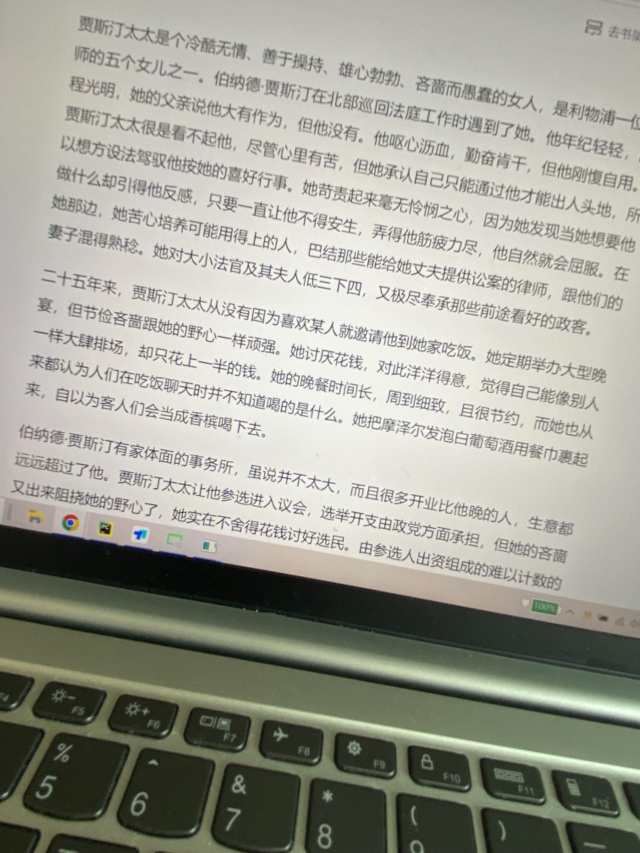
#> input picture imgs/003.jpg, 1280 x 1706 px, found by its file name (shown at 1/2 size)
$ python angle_corrention.py
#> lines starting #> are read from the running program, lines starting #| are printed output that depends on the picture; after the words box and inside, x2 and y2 are one past the last pixel; in counts of white or black regions, pixels touching at a corner belong together; long printed decimals are rounded
#> in main, image is the input picture: shape (1706, 1280, 3); mean B, G, R 149.4, 160.2, 159.7
"""
简单图像倾斜校正处理效果
    1、首先将图像转换为灰度图，并使用 Canny 边缘检测算法检测图像边缘。
    2、然后，我们使用霍夫变换检测图像中的直线，并计算直线的角度。
    3、接着，我们计算直线角度的中位数，并根据该角度对图像进行旋转。
    4、最后，我们显示了纠正后的图像。
"""

import cv2
import numpy as np


def correct_skew(img):
    """
    处理，计算图片倾斜角度，然后旋转图片，纠正图片
    :param img: 原图
    :return:
    """
    # 将图像转换为灰度图,检测边缘，不需要色彩信息（1、去除色彩干扰；2、降低需要处理的数据）
    gray = cv2.cvtColor(img, cv2.COLOR_BGR2GRAY)
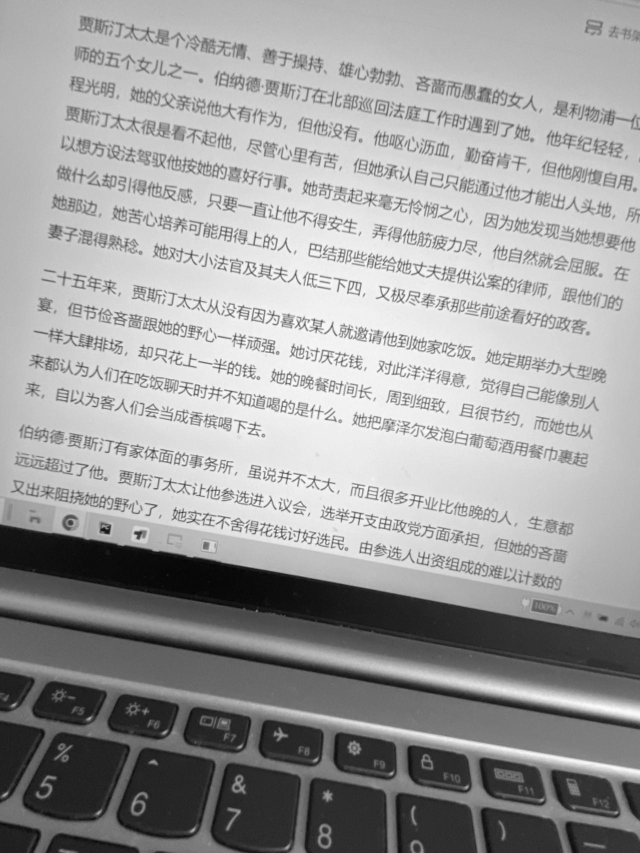
#> gray: shape (1706, 1280) (shown at 1/2 size); min 2, max 255, mean 158.8

    # 使用Canny 边缘检测算法
    edges = cv2.Canny(gray, 50, 150, apertureSize=3)
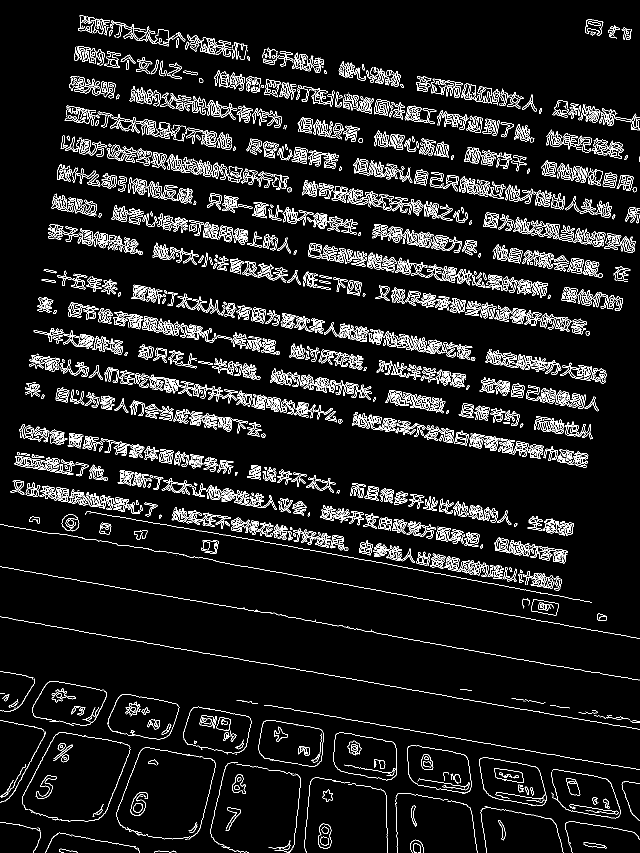
#> edges: shape (1706, 1280) (shown at 1/2 size); 7.2% white in thin lines or dots

    # 使用霍夫变换检测直线
    lines = cv2.HoughLines(edges, 1, np.pi / 180, 280)
#> lines = 218 rows, first 8: [1215, 1.75], [1295, 1.75], [684, 1.76], [578, 1.76], [891, 1.75], [700, 1.75], [712, 1.73], [681, 1.76]
    print(lines, '霍夫变换检测到的直线、、、、、、、')
#> (printed output is left out)

    # 检查是否检测到直线
    if lines is None:
        print("No lines detected. Using default angle.")
        return img

    # 计算直线的角度
    angles = []
    for line in lines:
        rho, theta = line[0]
        angle = theta * 180 / np.pi
        angles.append(angle)
#> this loop made 218 passes
#> (rho, theta, angle) on passes 1 to 3: (1215, 1.75, 100), (1295, 1.75, 100), (684, 1.76, 101)
#> after the loop, angles = 218 values, max 135 at index 206, min 45 at index 217, mean 100.1

    # 计算直线角度的中位数
    median_angle = np.median(angles)-90
#> median_angle = 10
    print(median_angle, '旋转角度的中位数')

    # 对图像进行旋转
    rotated = rotate_image(img, median_angle)

    return rotated


def rotate_image(img, angle):
    """
    旋转纠正图片
    :param img:
    :param angle:
    :return:
    """
#> called with angle = 10
    # 获取图像的中心点坐标
    height, width = img.shape[:2]
#> height = 1706; width = 1280
    center = (width / 2, height / 2)
#> center = (640, 853)

    # 计算旋转矩阵
    matrix = cv2.getRotationMatrix2D(center, angle, 1.0)
#> matrix = [[0.985, 0.174, -138.4], [-0.174, 0.985, 124.1]]

    # 进行图像旋转
    rotated = cv2.warpAffine(img, matrix, (width, height), flags=cv2.INTER_CUBIC, borderMode=cv2.BORDER_REPLICATE)
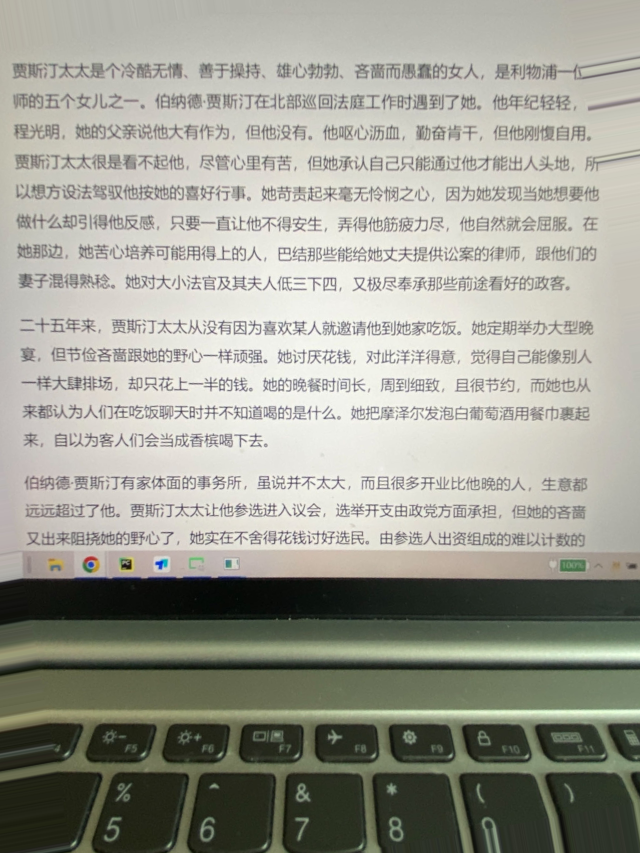
#> rotated: shape (1706, 1280, 3) (shown at 1/2 size); mean B, G, R 148.4, 159.1, 158.7

    return rotated


def main():
    # 读取图像
    image = cv2.imread(r".\imgs\003.jpg")
    # 显示结果
    cv2.imshow('Origin Image', image)

    # 对图像进行倾斜纠正
    corrected_image = correct_skew(image)

    # 显示结果
    cv2.imshow('Corrected Image', corrected_image)
    cv2.waitKey(0)
    cv2.destroyAllWindows()


if __name__ == '__main__':
    main()

$ run again, with imgs/002.jpg copied over imgs/003.jpg
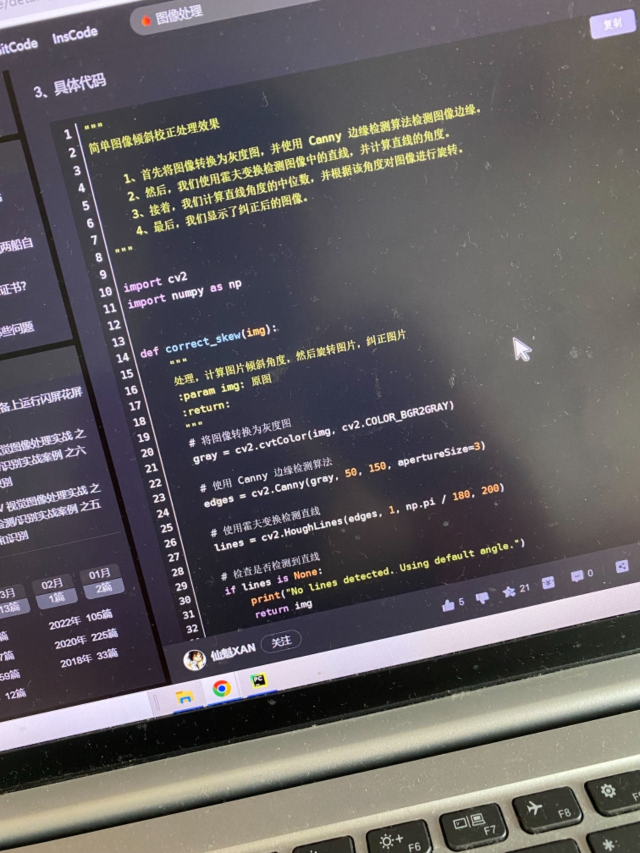
#> input picture imgs/002.jpg, 1280 x 1706 px, found by its file name (shown at 1/2 size)
#> in main, image is the input picture: shape (1706, 1280, 3); mean B, G, R 96.6, 94.3, 98
#> in correct_skew, `edges = cv2.Canny(gray, 50, 150, apertureSize=3)`:
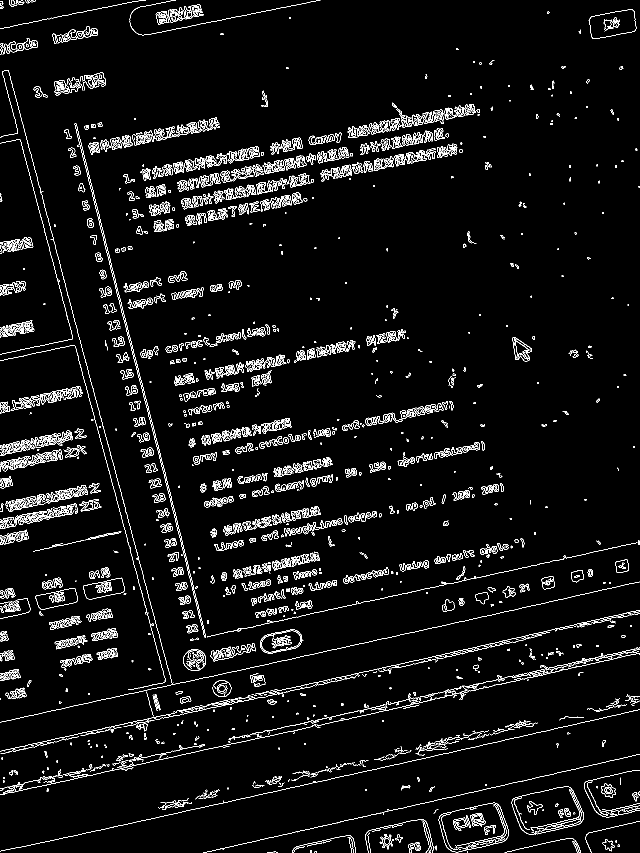
#> edges: shape (1706, 1280) (shown at 1/2 size); 4.5% white in thin lines or dots
#> lines = 14 rows, first 8: [-88, 2.9], [34, 2.88], [22, 2.88], [-91, 2.9], [1541, 1.36], [-85, 2.9], [1472, 1.36], [1475, 1.34]
#| [[[-8.8000000e+01  2.8972466e+00]]
#|  [[ 3.4000000e+01  2.8797932e+00]]
#|  [[ 2.2000000e+01  2.8797932e+00]]
#|  [[-9.1000000e+01  2.8972466e+00]]
#|  [[ 1.5410000e+03  1.3613569e+00]]
#|  [[-8.5000000e+01  2.8972466e+00]]
#> (further printed lines are left out)
#> the loop in correct_skew, `for line in lines:` made 14 passes
#> (rho, theta, angle) on passes 1 to 8: (-88, 2.9, 166), (34, 2.88, 165), (22, 2.88, 165), (-91, 2.9, 166), (1541, 1.36, 78), (-85, 2.9, 166), (1472, 1.36, 78), (1475, 1.34, 77)
#> after the loop in correct_skew, `for line in lines:`: angles = [166, 165, 165, 166, 78, 166, 78, 77, 78, 78, 78, 78, 78, 77]
#> median_angle = -12
#| -12.000 旋转角度的中位数
#> matrix = [[0.978, -0.208, 191.3], [0.208, 0.978, -114.4]]
#> in rotate_image, `rotated = cv2.warpAffine(img, matrix, (width, height), flags=cv2.INTER..`:
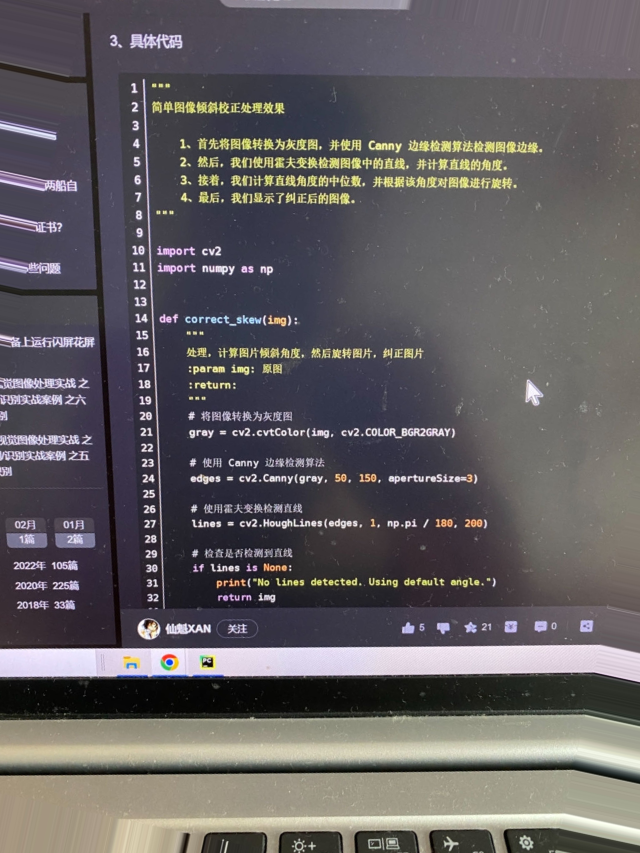
#> rotated: shape (1706, 1280, 3) (shown at 1/2 size); mean B, G, R 96.9, 94.6, 98.4
